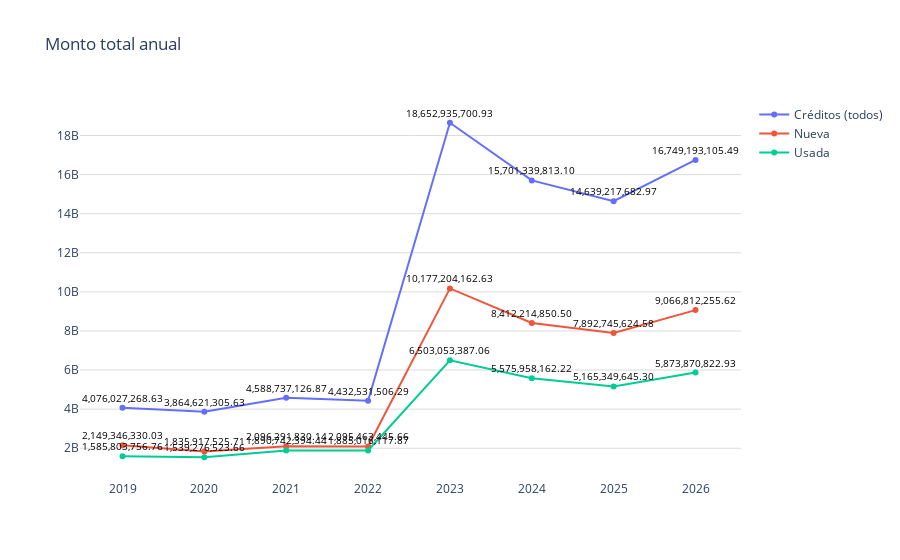

Source (notebook cell):
### Code cell
forecast_creditosgral_totales_pachuca = pd.concat([total_todos_pachuca, total_nueva_pachuca,total_usada_pachuca], ignore_index=True)
# Datos
trimestres = forecast_creditosgral_totales_pachuca['año']
modalidades = forecast_creditosgral_totales_pachuca['modalidad']
montos = forecast_creditosgral_totales_pachuca['montos']

# Limpiar las cadenas de montos y convertirlas a números
promedios_limpios = [float(montos.replace(',', '')) for montos in montos]

fig = go.Figure()
# Agregar líneas para cada modalidad
for modalidad in modalidades.unique():
    df_modalidad = forecast_creditosgral_totales_pachuca[forecast_creditosgral_totales_pachuca['modalidad'] == modalidad]
    fig.add_trace(go.Scatter(
        x=df_modalidad['año'],
        y=df_modalidad['montos'].apply(lambda x: float(x.replace(',', ''))),  # Usar los montos limpios
        mode='markers+lines',
        name=modalidad
    ))

fig.update_layout(
    title='Monto total anual',
    yaxis=dict(gridcolor='#dddcda'),
    plot_bgcolor='rgba(0,0,0,0)',  # Color de fondo del gráfico
)

# Agregar etiquetas de texto a los puntos
for trace in fig.data:
    df_modalidad = forecast_creditosgral_totales_pachuca[forecast_creditosgral_totales_pachuca['modalidad'] == trace.name]
    for i, point in enumerate(trace.y):
        fig.add_annotation(
            x=trace.x[i], 
            y=point, 
            text=f'{df_modalidad.iloc[i]["montos"]}', 
            showarrow=False,
            font=dict(color='black', size=10),
            yshift=10
        )

# Exportar gráfica como archivo HTML
def guardar_grafico_como_html(fig, nombre_archivo, carpeta='assets/graficas'):
    # Crear la carpeta si no existe
    if not os.path.exists(carpeta):
        os.makedirs(carpeta)
    # Guardar la gráfica como archivo HTML en la carpeta especificada
    pio.write_html(fig, os.path.join(carpeta, f'{nombre_archivo}.html'))

# Exportar
guardar_grafico_como_html(fig, 'g_scatt_forecast_creditgral_total', carpeta='assets/graficas')
fig.show()

### Figure 1 — Plotly figure (JSON) as saved in the notebook; plotly's stock layout.template omitted (floating-point values rounded to 4 significant figures)
{"data": [{"mode": "markers+lines", "name": "Créditos (todos)", "type": "scatter", "x": [2019, 2020, 2021, 2022, 2023, 2024, 2025, 2026], "y": [4076000000.0, 3865000000.0, 4589000000.0, 4433000000.0, 18650000000.0, 15700000000.0, 14640000000.0, 16750000000.0]}, {"mode": "markers+lines", "name": "Nueva", "type": "scatter", "x": [2019, 2020, 2021, 2022, 2023, 2024, 2025, 2026], "y": [2149000000.0, 1836000000.0, 2096000000.0, 2095000000.0, 10180000000.0, 8412000000.0, 7893000000.0, 9067000000.0]}, {"mode": "markers+lines", "name": "Usada", "type": "scatter", "x": [2019, 2020, 2021, 2022, 2023, 2024, 2025, 2026], "y": [1586000000.0, 1539000000.0, 1891000000.0, 1885000000.0, 6503000000.0, 5576000000.0, 5165000000.0, 5874000000.0]}], "layout": {"annotations": [{"font": {"color": "black", "size": 10}, "showarrow": false, "text": "4,076,027,268.63", "x": 2019, "y": 4076000000.0, "yshift": 10}, {"font": {"color": "black", "size": 10}, "showarrow": false, "text": "3,864,621,305.63", "x": 2020, "y": 3865000000.0, "yshift": 10}, {"font": {"color": "black", "size": 10}, "showarrow": false, "text": "4,588,737,126.87", "x": 2021, "y": 4589000000.0, "yshift": 10}, {"font": {"color": "black", "size": 10}, "showarrow": false, "text": "4,432,531,506.29", "x": 2022, "y": 4433000000.0, "yshift": 10}, {"font": {"color": "black", "size": 10}, "showarrow": false, "text": "18,652,935,700.93", "x": 2023, "y": 18650000000.0, "yshift": 10}, {"font": {"color": "black", "size": 10}, "showarrow": false, "text": "15,701,339,813.10", "x": 2024, "y": 15700000000.0, "yshift": 10}, {"font": {"color": "black", "size": 10}, "showarrow": false, "text": "14,639,217,682.97", "x": 2025, "y": 14640000000.0, "yshift": 10}, {"font": {"color": "black", "size": 10}, "showarrow": false, "text": "16,749,193,105.49", "x": 2026, "y": 16750000000.0, "yshift": 10}, {"font": {"color": "black", "size": 10}, "showarrow": false, "text": "2,149,346,330.03", "x": 2019, "y": 2149000000.0, "yshift": 10}, {"font": {"color": "black", "size": 10}, "showarrow": false, "text": "1,835,917,525.71", "x": 2020, "y": 1836000000.0, "yshift": 10}, {"font": {"color": "black", "size": 10}, "showarrow": false, "text": "2,096,291,830.14", "x": 2021, "y": 2096000000.0, "yshift": 10}, {"font": {"color": "black", "size": 10}, "showarrow": false, "text": "2,095,463,445.66", "x": 2022, "y": 2095000000.0, "yshift": 10}, {"font": {"color": "black", "size": 10}, "showarrow": false, "text": "10,177,204,162.63", "x": 2023, "y": 10180000000.0, "yshift": 10}, {"font": {"color": "black", "size": 10}, "showarrow": false, "text": "8,412,214,850.50", "x": 2024, "y": 8412000000.0, "yshift": 10}, {"font": {"color": "black", "size": 10}, "showarrow": false, "text": "7,892,745,624.58", "x": 2025, "y": 7893000000.0, "yshift": 10}, {"font": {"color": "black", "size": 10}, "showarrow": false, "text": "9,066,812,255.62", "x": 2026, "y": 9067000000.0, "yshift": 10}, {"font": {"color": "black", "size": 10}, "showarrow": false, "text": "1,585,803,756.76", "x": 2019, "y": 1586000000.0, "yshift": 10}, {"font": {"color": "black", "size": 10}, "showarrow": false, "text": "1,539,276,523.66", "x": 2020, "y": 1539000000.0, "yshift": 10}, {"font": {"color": "black", "size": 10}, "showarrow": false, "text": "1,890,742,394.44", "x": 2021, "y": 1891000000.0, "yshift": 10}, {"font": {"color": "black", "size": 10}, "showarrow": false, "text": "1,885,016,117.87", "x": 2022, "y": 1885000000.0, "yshift": 10}, {"font": {"color": "black", "size": 10}, "showarrow": false, "text": "6,503,053,387.06", "x": 2023, "y": 6503000000.0, "yshift": 10}, {"font": {"color": "black", "size": 10}, "showarrow": false, "text": "5,575,958,162.22", "x": 2024, "y": 5576000000.0, "yshift": 10}, {"font": {"color": "black", "size": 10}, "showarrow": false, "text": "5,165,349,645.30", "x": 2025, "y": 5165000000.0, "yshift": 10}, {"font": {"color": "black", "size": 10}, "showarrow": false, "text": "5,873,870,822.93", "x": 2026, "y": 5874000000.0, "yshift": 10}], "plot_bgcolor": "rgba(0,0,0,0)", "title": {"text": "Monto total anual"}, "yaxis": {"gridcolor": "#dddcda"}}}
